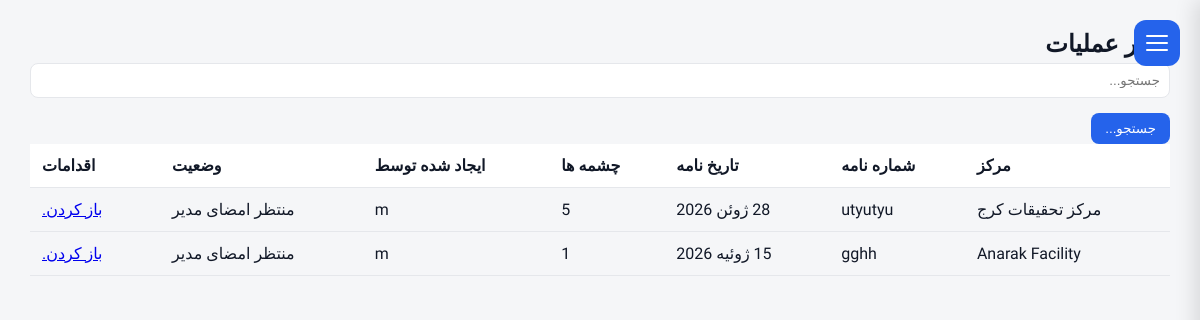
Before: /operations/manager/licenses/ (signed in) with the older database file.
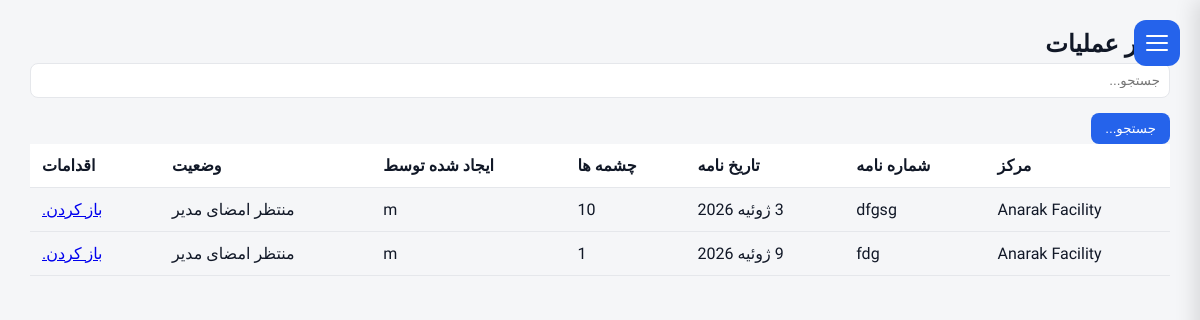
After: the same page with the newer database file.
### operations/models.py (models this page shows, shortened)
class LicenseRequest(models.Model):
    facility = models.ForeignKey(
        FacilityModel,
        on_delete=models.PROTECT,
        related_name="license_requests",
    )
    letter_number = models.CharField(
        max_length=100,
        blank=True,
        null=True,
    )
    letter_date = models.DateField(
        blank=True,
        null=True,
    )
    status = models.CharField(
        max_length=20,
        choices=LicenseStatus.choices,
        default=LicenseStatus.DRAFT,
    )
    status_date = models.DateTimeField(
        null=True,
        blank=True,
    )
    specification_completed = models.BooleanField(default=False,)
    description = models.TextField(
        _("Description"),
        blank=True,)
    created_by = models.ForeignKey(
        settings.AUTH_USER_MODEL,
        on_delete=models.PROTECT,
    )
    created_at = models.DateTimeField(
        auto_now_add=True,
    )
    updated_at = models.DateTimeField(
        auto_now=True,
    )
    class Meta:
        ordering = ["-created_at"]

### facilities/models.py (models this page shows)
class FacilityModel(models.Model):
    name = models.CharField(
        _("Facility Name"),
        max_length=255, blank=True,null=True
    )
    responsible_person = models.CharField(
        _("Responsible Person"),
        max_length=150, blank=True,null=True
    )
    telephone = models.CharField(
        _("Telephone"),
        max_length=50, blank=True,null=True
    )
    email = models.EmailField(
        _("Email"),
        blank=True,null=True
    )
    address1 = models.CharField(
        _("Address Line 1"),
        max_length=255, blank=True,null=True
    )
    address2 = models.CharField(
        _("Address Line 2"),
        max_length=255,
         blank=True,null=True
    )
    postal_code = models.CharField(
        _("Postal Code"),
        max_length=20,
         blank=True,null=True
    )
    national_id = models.CharField(
        _("National ID"),
        max_length=50,
         blank=True,null=True
    )
    economic_code = models.CharField(
        _("Economic Code"),
        max_length=50,
         blank=True,null=True
    )
    created_at = models.DateTimeField(
        auto_now_add=True
    )
    updated_at = models.DateTimeField(
        auto_now=True
    )
    class Meta:
        ordering = ["name"]
        verbose_name = _("Facility")
        verbose_name_plural = _("Facilities")
    def __str__(self):
        return str(self.name) if self.name else "Unnamed Facility"

### operations/views.py (the view, shortened to what this page needs)
def operation_manager_license_list(request):
    queryset = (
        LicenseRequest.objects
        .select_related(
            "facility",
            "created_by",
        )
        .prefetch_related(
            "sources",
        )
        .filter(
            status=LicenseStatus.WAITING_MANAGER
        )
        .order_by(
            "-created_at",
        )
    )
    search = request.GET.get("search", "")
    paginator = Paginator(queryset, 15)
    page_obj = paginator.get_page(
        request.GET.get("page")
    )
    return render(
        request,
        "operations/license_queue.html",
        {
            "page_title": _("Operations Manager"),
            "page_obj": page_obj,
            "search": search,
        },
    )

### templates/operations/license_queue.html (shortened to what this page needs)
{% extends "base.html" %}
{% load i18n %}
{% block content %}
<div class="container-fluid">
<div class="d-flex justify-content-between align-items-center mb-4">
    <h2>{{ page_title }}</h2>
</div>
<div class="card shadow">
<div class="card-body">
<form method="get" class="row g-2 mb-3">
    <div class="col-md-5">
        <input
            type="text"
            name="search"
            value="{{ search }}"
            class="form-control"
            placeholder="{% trans 'Search...' %}">
    </div>
    <div class="col-md-2">
        <button class="btn btn-primary">
            {% trans "Search" %}
        </button>
    </div>
</form>
<table class="table table-hover align-middle">
<thead>
<tr>
<th>{% trans "Facility" %}</th>
<th>{% trans "Letter No." %}</th>
<th>{% trans "Letter Date" %}</th>
<th>{% trans "Sources" %}</th>
<th>{% trans "Created By" %}</th>
<th>{% trans "Status" %}</th>
<th width="130">{% trans "Action" %}</th>
</tr>
</thead>
<tbody>
{% for license in page_obj %}
<tr>
<td>
{{ license.facility }}
</td>
<td>
{{ license.letter_number }}
</td>
<td>
{{ license.letter_date }}
</td>
<td>
{{ license.sources.count }}
</td>
<td>
{{ license.created_by }}
</td>
<td>
{{ license.get_status_display }}
</td>
<td>
<a
href="{% url 'license_sign' license.pk %}"
class="btn btn-primary btn-sm">
{% trans "Open" %}
</a>
</td>
</tr>
{% empty %}
<tr>
<td colspan="7" class="text-center">
{% trans "No licenses found." %}
</td>
</tr>
{% endfor %}
</tbody>
</table>
</div>
</div>
</div>
{% endblock %}

Changed rows visible on the page:
no longer on this page (row edited): LicenseRequest: facility "مرکز تحقیقات کرج", letter_number "utyutyu", letter_date "28 ژوئن 2026", sources.count "5", created_by "m", status "منتظر امضای مدیر"
no longer on this page (row edited): LicenseRequest: facility "Anarak Facility", letter_number "gghh", letter_date "15 ژوئیه 2026", sources.count "1", created_by "m", status "منتظر امضای مدیر"
added LicenseRequest: facility "Anarak Facility", letter_number "dfgsg", letter_date "3 ژوئیه 2026", sources.count "10", created_by "m", status "منتظر امضای مدیر"
added LicenseRequest: facility "Anarak Facility", letter_number "fdg", letter_date "9 ژوئیه 2026", sources.count "1", created_by "m", status "منتظر امضای مدیر"
